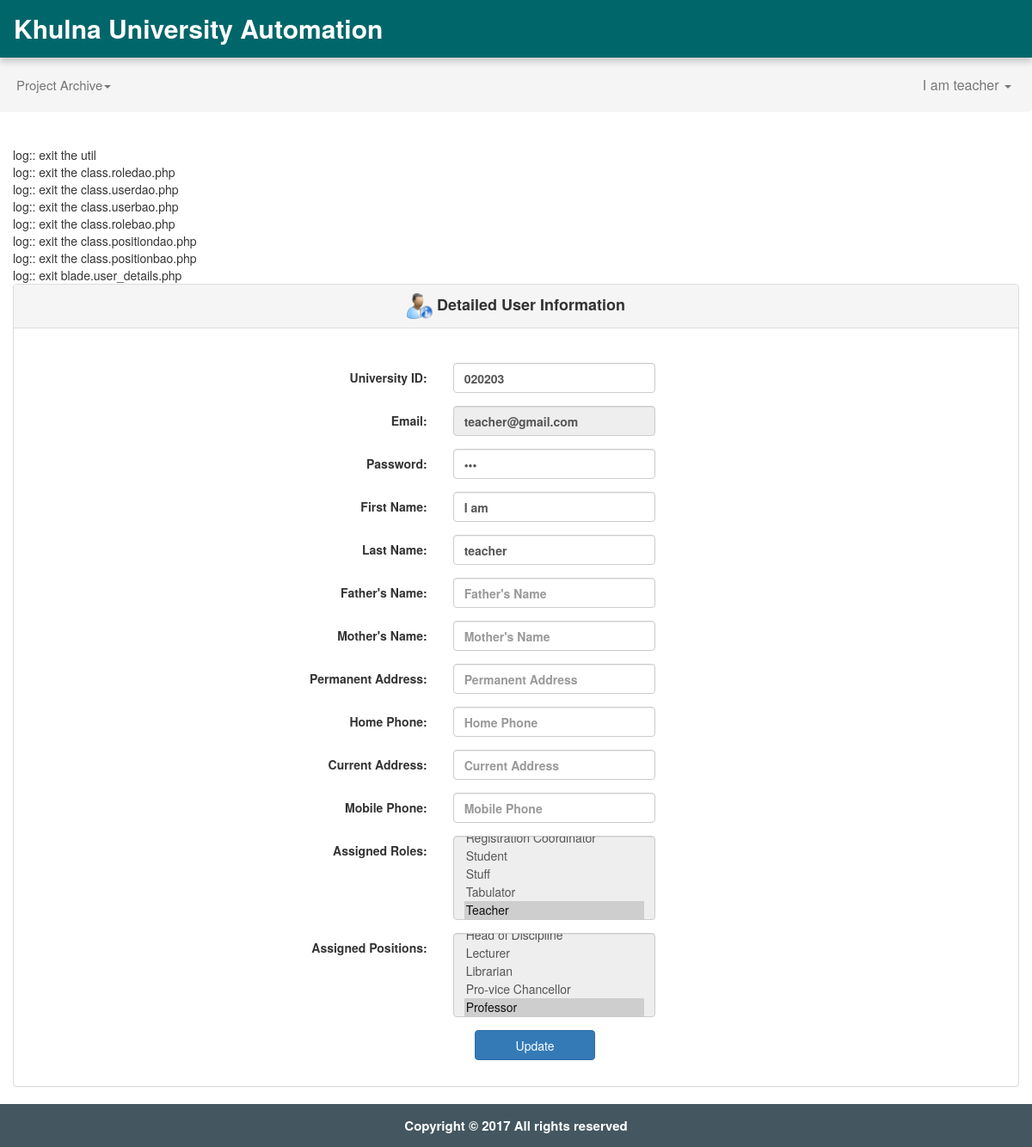
Screenshot of /user_details.php (signed in) with the database file from the repository.
### tables this page shows
CREATE TABLE `tbl_user` (
  `ID` varchar(40) NOT NULL,
  `UniversityID` varchar(20) NOT NULL,
  `Email` varchar(50) NOT NULL,
  `Password` varchar(20) NOT NULL,
  `FirstName` varchar(50) NOT NULL,
  `LastName` varchar(50) NOT NULL,
  `Status` varchar(20) DEFAULT NULL,
  `IsLogged` smallint(1) DEFAULT NULL,
  `IsArchived` smallint(1) DEFAULT NULL,
  `IsDeleted` smallint(1) DEFAULT NULL
);

CREATE TABLE `tbl_role` (
  `ID` varchar(40) NOT NULL,
  `Name` varchar(50) NOT NULL
);

CREATE TABLE `tbl_position` (
  `ID` varchar(40) NOT NULL,
  `Name` varchar(50) NOT NULL
);

### common/class.common.user.php (called while the page is built, shortened)
<?php
class User{
    private $_ID;
    public function setID ( $ID ) {
        $this->_ID = $ID;
    }
    public function getID () {
        return $this->_ID;
    }
}
class UserDetails{
    private $_FatherName;
    private $_MotherName;
    private $_PermanentAddress;
    private $_HomePhone;
    private $_CurrentAddress;
    private $_MobilePhone;
    public function setFatherName ( $FatherName ) {
        $this->_FatherName = $FatherName;
    }
    public function getFatherName () {
        return $this->_FatherName;
    }
    public function setMotherName ( $MotherName ) {
        $this->_MotherName = $MotherName;
    }
    public function getMotherName () {
        return $this->_MotherName;
    }
    public function setPermanentAddress ( $PermanentAddress ) {
        $this->_PermanentAddress = $PermanentAddress;
    }
    public function getPermanentAddress () {
        return $this->_PermanentAddress;
    }
    public function setHomePhone( $HomePhone ) {
        $this->_HomePhone = $HomePhone;
    }
    public function getHomePhone() {
        return $this->_HomePhone;
    }
   public function setCurrentAddress ( $CurrentAddress ) {
        $this->_CurrentAddress = $CurrentAddress;
    }
    public function getCurrentAddress () {
        return $this->_CurrentAddress;
    }
    public function setMobilePhone( $MobilePhone ) {
        $this->_MobilePhone = $MobilePhone;
    }
    public function getMobilePhone() {
        return $this->_MobilePhone;
    }
}
class Role{
    private $_ID;
    private $_Name;
    public function setID ( $ID ) {
        $this->_ID = $ID;
    }
    public function getID () {
        return $this->_ID;
    }
    public function setName( $Name ) {
        $this->_Name = $Name;
    }
    public function getName() {
        return $this->_Name;
    }
}
class Position{
    private $_ID;
    private $_Name;
    public function setID ( $ID ) {
        $this->_ID = $ID;
    }
    public function getID () {
        return $this->_ID;
    }
    public function setName( $Name ) {
        $this->_Name = $Name;
    }
    public function getName() {
        return $this->_Name;
    }
}
?>

### common/class.common.php (called while the page is built, shortened)
<?php
include_once 'class.common.user.php';
class Result{
    private $_IsSuccess=0;
    private $_ResultObject;
    public function setIsSuccess($IsSuccess){
        $this->_IsSuccess = $IsSuccess;
    }
    public function getIsSuccess(){
        return $this->_IsSuccess;
    }
    public function setResultObject($ResultObject){
        $this->_ResultObject = $ResultObject;
    }
    public function getResultObject(){
        return $this->_ResultObject;
    }
}
?>

### modules/user/ui/view.user_details.php (the view)
<?php
include_once './common/class.common.php';
include_once 'blade/view.user_details.blade.php';
?>
<div class="panel panel-default">
    <div class="panel-heading " style="text-align: center;margin-bottom: 25px;font-size: large">
        <strong><img src="./resources/img/userInfo.png" alt="Icon" style="height: 30px;width: 30px;">&nbsp;Detailed User Information</div>
    <div class="panel-body">
	<div id="form">
		<form method="post" class="form-horizontal">
			<div class="form-group">
              	<label class="control-label col-sm-4" for="txtUniversityID">University ID:</label>
              	<div class="col-sm-6">
              	<input type="text" name="txtUniversityID" class="form-control" placeholder="University Identity" value="<?php echo $userPositions->getUniversityID(); ?>" required/>
			  	</div>
			</div>
			<div class="form-group">
              	<label class="control-label col-sm-4" for="txtEmail">Email:</label>
              	<div class="col-sm-6">
			  	<input type="email" name="txtEmail" class="form-control" placeholder="Email Address" value="<?php echo $userPositions->getEmail(); ?>" readonly/>
			  	</div>
			</div>
			<div class="form-group">
              	<label class="control-label col-sm-4" for="txtPassword">Password:</label>
              	<div class="col-sm-6">
				<input type="password" name="txtPassword" class="form-control" placeholder="Password" value="<?php echo $userPositions->getPassword(); ?>" required/>
				</div>
			</div>
			<div class="form-group">
              	<label class="control-label col-sm-4" for="txtFirstName">First Name:</label>
              	<div class="col-sm-6">
				<input type="text" name="txtFirstName" class="form-control" placeholder="First Name" value="<?php echo $userPositions->getFirstName(); ?>" required/>
				</div>
			</div>
			<div class="form-group">
              	<label class="control-label col-sm-4" for="txtLastName">Last Name:</label>
              	<div class="col-sm-6">
				<input type="text" name="txtLastName" class="form-control" placeholder="Last Name" value="<?php echo $userPositions->getLastName(); ?>" required/>
				</div>
			</div>
			<div class="form-group">
              	<label class="control-label col-sm-4" for="txtFatherName">Father's Name:</label>
              	<div class="col-sm-6">
				<input type="text" name="txtFatherName" class="form-control" placeholder="Father's Name" value="<?php echo $userDetails->getFatherName(); ?>" required/>
				</div>
			</div>
			<div class="form-group">
              	<label class="control-label col-sm-4" for="txtMotherName">Mother's Name:</label>
              	<div class="col-sm-6">
				<input type="text" name="txtMotherName" class="form-control" placeholder="Mother's Name" value="<?php echo $userDetails->getMotherName(); ?>" required/>
				</div>
			</div>
			<div class="form-group">
              	<label class="control-label col-sm-4" for="txtPermanentAddress">Permanent Address:</label>
              	<div class="col-sm-6">
				<input type="text" name="txtPermanentAddress" class="form-control" placeholder="Permanent Address" value="<?php echo $userDetails->getPermanentAddress(); ?>" required/>
				</div>
			</div>
			<div class="form-group">
              	<label class="control-label col-sm-4" for="txtHomePhone">Home Phone:</label>
              	<div class="col-sm-6">
				<input type="text" name="txtHomePhone" class="form-control" placeholder="Home Phone" value="<?php echo $userDetails->getHomePhone(); ?>" required/>
				</div>
			</div>
			<div class="form-group">
              	<label class="control-label col-sm-4" for="txtCurrentAddress">Current Address:</label>
              	<div class="col-sm-6">
				<input type="text" name="txtCurrentAddress" class="form-control" placeholder="Current Address" value="<?php echo $userDetails->getCurrentAddress(); ?>" required/>
				</div>
			</div>
			<div class="form-group">
              	<label class="control-label col-sm-4" for="txtMobilePhone">Mobile Phone:</label>
              	<div class="col-sm-6">
				<input type="text" name="txtMobilePhone" class="form-control" placeholder="Mobile Phone" value="<?php echo $userDetails->getMobilePhone(); ?>" required/>
				</div>
			</div>
			<div class="form-group">
              	<label class="control-label col-sm-4" for="assignedRoles">Assigned Roles:</label>
              	<div class="col-sm-6">
						    <?php
						    $var = '<select name="assignedRoles[]" class="form-control" id="select-from-roles" multiple readonly>';
							$Result = $_RoleBAO->getAllRoles();
							if($Result->getIsSuccess()){
								$Roles = $Result->getResultObject();
						       for ($i=0; $i < sizeof($Roles); $i++) {
						       		$Role = $Roles[$i];
						    		$var = $var. '<option value="'.$Role->getID().'"';
						       		if(isRoleAvailable($Role,$userPositions->getRoles())) {
						          		$var = $var.' selected="selected"';
						          	}
						          	$var = $var.'>'.$Role->getName().'</option>';
								}
								$var = $var.'</select>';
							}
							echo $var;
							?>
				</div>
			</div>
			<div class="form-group">
              	<label class="control-label col-sm-4" for="assignedPositions">Assigned Positions:</label>
              	<div class="col-sm-6">
						    <?php
						    $var = '<select name="assignedPositions[]" class="form-control" id="select-from-positions" multiple readonly>';
							$Result = $_PositionBAO->getAllPositions();
							if($Result->getIsSuccess()){
								$Positions = $Result->getResultObject();
						       for ($i=0; $i < sizeof($Positions); $i++) {
						       		$Position = $Positions[$i];
						    		$var = $var. '<option value="'.$Position->getID().'"';
						       		if(isPositionAvailable($Position,$userPositions->getPositions()))
						       		{
						          		$var = $var.' selected="selected"';
						          	}
						          	$var = $var.'>'.$Position->getName().'</option>';
								}
								$var = $var.'</select>';
							}
							echo $var;
							?>
				</div>
			</div>
	        <div class="form-group">
              <div class="col-sm-offset-3 col-sm-7">
					<button type="submit" value="update" class="btn btn-primary" name="update">Update</button>
			   </div>
            </div>
		</form>
	</div>
	</div>
</div>

### rows the page displays
tbl_user: txtUniversityID "020203", txtEmail "teacher@gmail.com", txtFirstName "I am", txtLastName "teacher"
tbl_role: Name "Student / Stuff / Tabulator / Teacher ☑"
tbl_position: Name "Lecturer / Librarian / Pro-vice Chancellor / Professor ☑"

### other values shown
$globalMenu[$i]->getTitle() "Project Archive"
$globalUser->getFirstName() "I am"
$globalUser->getLastName() "teacher"
